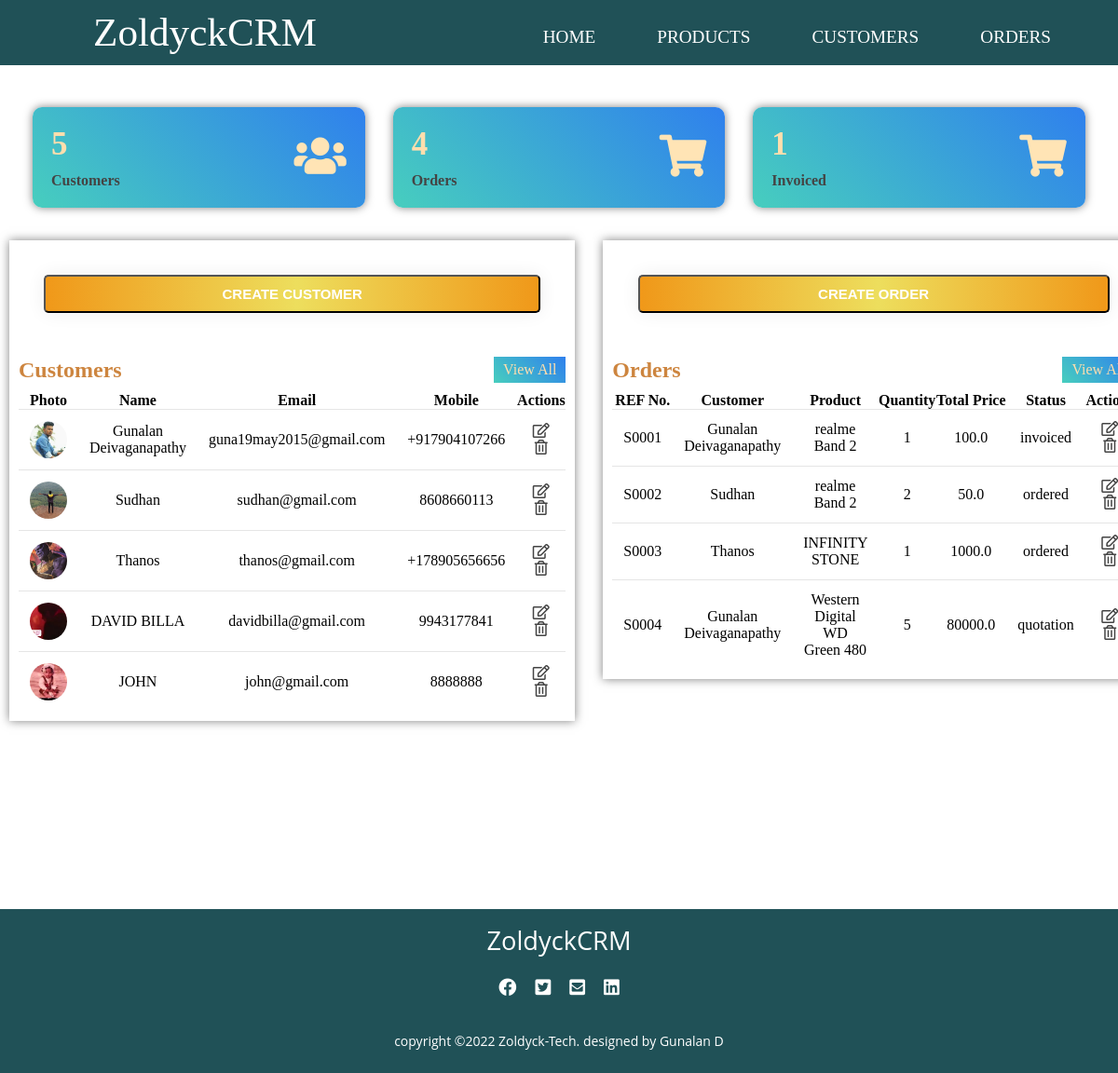
The page / on the database its author committed.
### accounts/models.py (models this page shows, shortened)
class Customer(models.Model):
    customer_pic = models.ImageField(upload_to='customer_pics/', blank=True)
    customer_name = models.CharField(max_length=50, null= True)
    customer_email = models.CharField(max_length=200 , null= True)
    customer_mobile = models.CharField(max_length=50 , null= True)
    date_created = models.DateTimeField(auto_now_add=True , null= True)
    def __str__(self):
        return self.customer_name

class SaleOrder(models.Model):
    STATUS = (
        ('quotation', 'Quotation'),
        ('ordered', 'Ordered'),
        ('pending', 'Pending'),
        ('delivered', 'Delivered'),
        ('cancelled', 'Cancelled'),
        ('invoiced', 'Invoiced'),
    )
    sale_order_referencenumber = models.CharField(max_length=200, null= True)
    sale_order_customer = models.ForeignKey(Customer, on_delete=models.SET_NULL, null= True) # added a realtionship between the two models
    sale_order_product =  models.ForeignKey(Product, on_delete=models.SET_NULL, null= True)
    sale_order_quantity = models.IntegerField(null= True)
    sale_order_total_price = models.FloatField(null= True)
    status = models.CharField(max_length=200, null= True , choices=STATUS, default='quotation')
    sale_order_date = models.DateTimeField(auto_now_add=True , null= True)

class Product(models.Model):
    CATEGORIES = (
        ('service', 'Service'),
        ('stockable', 'Stockable'),
    )
    product_name = models.CharField(max_length=200, null= True)
    product_price = models.FloatField(null= True)
    product_category = models.CharField(max_length=200, null= True , choices=CATEGORIES)
    product_description = models.CharField(max_length=200, null= True)
    date_created = models.DateTimeField(auto_now_add=True , null= True)
    product_tag = models.ManyToManyField(ProductTag ,blank=True)
    def __str__(self):
        return self.product_name

### accounts/views.py (the view)
# urls.py: path('',views.home, name='home'),
def home(request):
    orders = SaleOrder.objects.all()
    customers = Customer.objects.all()
    total_orders = orders.count()
    total_customers = customers.count()
    invoiced = SaleOrder.objects.filter(status='invoiced').count()
    context = {
        'orders': orders,
        'customers': customers,
        'total_orders': total_orders,
        'total_customers': total_customers,
        'invoiced': invoiced
    }
    return render(request, 'accounts/home.html',context)

### accounts/templates/accounts/home.html
{% extends 'accounts/layout.html'%}
{% block content %}
<section>
    <div class="main">
        <div class="cards">
            <div class="card">
                <div class="card-content">
                    <div class="number">{{total_customers}}</div>
                    <div class="card-name">Customers</div>
                </div>
                <div class="icon-box">
                    <i class="fas fa-users"></i>
                </div>
            </div>
            <div class="card">
                <div class="card-content">
                    <div class="number">{{total_orders}}</div>
                    <div class="card-name">Orders</div>
                </div>
                <div class="icon-box">
                    <i class="fas fa-shopping-cart"></i>
                </div>
            </div>
            <div class="card">
                <div class="card-content">
                    <div class="number">{{invoiced}}</div>
                    <div class="card-name">Invoiced</div>
                </div>
                <div class="icon-box">
                    <i class="fas fa-shopping-cart"></i>
                </div>
            </div>
        </div>
        <div class="tables">
            <div class="latest-customers">
                <div class="button">
                    <button class="crt-cus"><a href="{% url 'create_customer' %}">CREATE CUSTOMER</a></button>
                </div>
                <div class="heading">
                    <h2>Customers</h2>
                    <a href="{% url 'customers' %}" class="btn">View All</a>
                </div>
                <table class="customers">
                    <thead>
                        <tr>
                            <th>Photo</th>
                            <th>Name</th>
                            <th>Email</th>
                            <th>Mobile</th>
                            <th>Actions</th>
                        </tr>
                    </thead>
                    <tbody>
                        {% for cus in customers %}
                        <tr>
                            <td>
                                <div class="img-box-small">
                                    {% if cus.customer_pic %}
                                    <img src="{{ cus.customer_pic.url }}">
                                    {% endif %}
                                </div>
                            </td>
                            <td>{{ cus.customer_name }}</td>
                            <td>{{ cus.customer_email }}</td>
                            <td>{{ cus.customer_mobile }}</td>
                            <td>
                                <a href="{% url 'customer' cus.id %}"><i class="far fa-edit"></i></a>
                                <i class="far fa-trash-alt"></i>
                            </td>
                        </tr>
                        {% endfor %}
                    </tbody>
                </table>
            </div>
            <div class="latest-orders">
                <div class="button">
                    <button class="crt-ord"><a href="{% url 'create_order' %}">CREATE ORDER</a></button>
                </div>
                <div class="heading">
                    <h2>Orders</h2>
                    <a href="{% url 'orders' %}"class="btn">View All</a>
                </div>
                <table class="orders">
                    <thead>
                        <tr>
                            <th>REF No.</th>
                            <th>Customer</th>
                            <th>Product</th>
                            <th>Quantity</th>
                            <th>Total Price</th>
                            <th>Status</th>
                            <th>Actions</th>
                        </tr>
                    </thead>
                    <tbody>
                        {% for ord in orders %}
                        <tr>
                             <td>{{ ord.sale_order_referencenumber  }}</td>
                             <td>{{ ord.sale_order_customer }}</td>
                             <td>{{ ord.sale_order_product  }}</td>
                             <td>{{ ord.sale_order_quantity }}</td>
                             <td>{{ ord.sale_order_total_price  }}</td>
                             <td>{{ ord.status  }}</td>
                            <td>
                                <a href="{% url 'update_order' ord.id %}"><i class="far fa-edit"></i></a>
                                <i class="far fa-trash-alt"></i>
                            </td>
                        </tr>
                        {% endfor %}
                    </tbody>
                </table>
            </div>
        </div>
    </div>
</section>
{% endblock %}

### accounts/static/css/main.css (style rules this page uses)
* { margin: 0; padding: 0; box-sizing: border-box; text-decoration: none; }
body { font-family: Candara; }
.cards { margin-top: 20px; width:100%; padding: 25px 35px; display: grid; grid-template-columns: repeat(3, 1fr); grid-gap: 30px; }
.cards .card { background: linear-gradient(45deg,#47cebe,#2f80ed); border-radius: 10px; padding: 20px; display: flex; align-items: center; justify-content: space-between; box-shadow: 0px 0px 10px rgba(0,0,0,0.5); }
.number { font-size:35px; font-weight: 600; color: navajowhite; }
.card-name { color: #444; font-weight: 600; }
.icon-box { font-size: 45px; color: moccasin; }
.tables { width:100%; display: grid; grid-template-columns: repeat(2, 1fr); padding: 10px; grid-gap: 30px; align-items: self-start; }
.img-box-small { position: relative; width: 40px; height: 40px; border-radius: 50%; overflow: hidden; text-align: center; }
.img-box-small img { position: absolute; top:0; left:0; width: 100%; height: 100%; object-fit: cover; }
.latest-orders , .latest-customers { background: #fff; padding: 10px; width: 100%; box-shadow: 0px 0px 10px rgba(0,0,0,0.5); }
.heading { display: flex; align-items: center; justify-content: space-between; color: peru; }
.btn { padding: 5px 10px; background: linear-gradient(45deg,#47cebe,#2f80ed); color: navajowhite; text-align: center; text-decoration: none; }
table { margin-top: 10px; width: 100%; border-collapse: collapse; text-align: center; }
table tr { border-bottom: 1px solid rgba(0,0,0,0.1) }
td { padding: 12px; }
table tbody tr:last-child { border-bottom: none; }
td i { color: #444; cursor: pointer; padding: 0 5.5px; }
.crt-cus ,.crt-ord { background: #fff; padding: 10px 15px; width: 25%; width: 100%; box-shadow: 0 0 20px #eee; border-radius: 5px; margin-bottom: 20px; background-image: linear-gradient(to right, #F09819 0%, #EDDE5D 51%, #F09819 100%); transition: 0.5s; color: #ffff; }
.crt-cus a ,.crt-ord a { color: #ffff; text-decoration: none; font-size: 15px; font-weight: bolder; }
.card-content { display: grid; grid-gap: 10px; }
.button { margin: 1.7rem; }

### rows shown on the page
Customer: customer_pic (picture), customer_name "Gunalan Deivaganapathy", customer_email "guna19may2015@gmail.com", customer_mobile "+917904107266"
Customer: customer_pic (picture), customer_name "Sudhan", customer_email "sudhan@gmail.com", customer_mobile "8608660113"
Customer: customer_pic (picture), customer_name "Thanos", customer_email "thanos@gmail.com", customer_mobile "+178905656656"
Customer: customer_pic (picture), customer_name "DAVID BILLA", customer_email "davidbilla@gmail.com", customer_mobile "9943177841"
Customer: customer_pic (picture), customer_name "JOHN", customer_email "john@gmail.com", customer_mobile "8888888"
SaleOrder: sale_order_referencenumber "S0001", sale_order_customer "Gunalan Deivaganapathy", sale_order_product "realme Band 2", sale_order_quantity "1", sale_order_total_price "100.0", status "invoiced"
SaleOrder: sale_order_referencenumber "S0002", sale_order_customer "Sudhan", sale_order_product "realme Band 2", sale_order_quantity "2", sale_order_total_price "50.0", status "ordered"
SaleOrder: sale_order_referencenumber "S0003", sale_order_customer "Thanos", sale_order_product "INFINITY STONE", sale_order_quantity "1", sale_order_total_price "1000.0", status "ordered"
SaleOrder: sale_order_referencenumber "S0004", sale_order_customer "Gunalan Deivaganapathy", sale_order_product "Western Digital WD Green 480", sale_order_quantity "5", sale_order_total_price "80000.0", status "quotation"

### other values the page prints
{{ total_customers }} "5"
{{ total_orders }} "4"
{{ invoiced }} "1"
